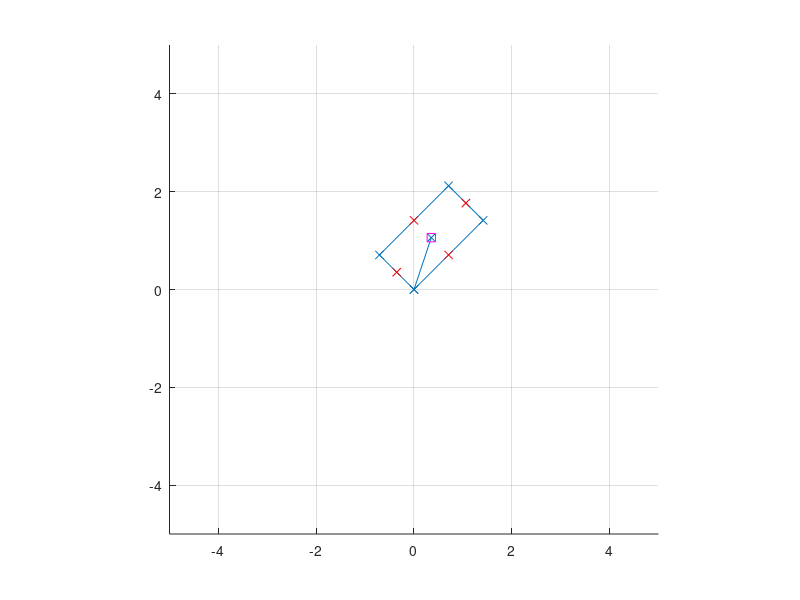

Source code (MATLAB):
% Define MGP functions for each car side

%    _<-3_
% ^ |     | ^
% | |  ? | |
% 2 |  x  | 4
%   |     |
%   |_____|
%    <-1
%
%       1    2    3    4      5         6    7
% st = [x_k, y_k, v_k, phi_k, phiDot_k, w_k, l_k]';

side1 = @(st) [...
               st(1) - 0.5*sqrt(st(6)^2 + st(7)^2)*cos(atan(st(6)/st(7)) + st(4)) + 0.5*st(6)*cos(st(4) + pi/2);...
               st(2) - 0.5*sqrt(st(6)^2 + st(7)^2)*sin(atan(st(6)/st(7)) + st(4)) + 0.5*st(6)*sin(st(4) + pi/2)
               ];

side2 = @(st) [...
               st(1) - 0.5*sqrt(st(6)^2 + st(7)^2)*cos(atan(st(6)/st(7)) + st(4)) + st(6)*cos(st(4) + pi/2) + 0.5*st(7)*cos(st(4));...
               st(2) - 0.5*sqrt(st(6)^2 + st(7)^2)*sin(atan(st(6)/st(7)) + st(4)) + st(6)*sin(st(4) + pi/2) + 0.5*st(7)*sin(st(4))
               ];

side3 = @(st) [...
               st(1) - 0.5*sqrt(st(6)^2 + st(7)^2)*cos(atan(st(6)/st(7)) + st(4)) + 0.5*st(6)*cos(st(4) + pi/2) + st(7)*cos(st(4));...
               st(2) - 0.5*sqrt(st(6)^2 + st(7)^2)*sin(atan(st(6)/st(7)) + st(4)) + 0.5*st(6)*sin(st(4) + pi/2) + st(7)*sin(st(4))
               ];
           
side4 = @(st) [...
               st(1) - 0.5*sqrt(st(6)^2 + st(7)^2)*cos(atan(st(6)/st(7)) + st(4)) + 0.5*st(7)*cos(st(4));...
               st(2) - 0.5*sqrt(st(6)^2 + st(7)^2)*sin(atan(st(6)/st(7)) + st(4)) + 0.5*st(7)*sin(st(4))
               ];
           
% Define box to do testing, this is in place of prediction
w = 1; l = 2;
Box = [0,0;...
       l,0;...
       l,w;...
       0,w;...
       0,0;...
       l/2,w/2];%x,y

offset = [0,0];
phi = pi/4;%2*pi*rand;
R = [cos(phi), -sin(phi); sin(phi), cos(phi)];

Box = Box*R' + repmat(offset,length(Box),1);

centerPoint = [l/2, w/2]*R' + offset;

st = [centerPoint(1), centerPoint(2), 0, phi, 0, w, l];

P1 = side1(st);
P2 = side2(st);
P3 = side3(st);
P4 = side4(st);

figure 
    grid on; hold on    
    plot(Box(:,1),Box(:,2),'-x') 
    plot(centerPoint(1),centerPoint(2),'ms')
    

    plot(P1(1),P1(2),'rx')
    plot(P2(1),P2(2),'rx')
    plot(P3(1),P3(2),'rx')
    plot(P4(1),P4(2),'rx')


    axis([-5 5 -5 5]); axis square








